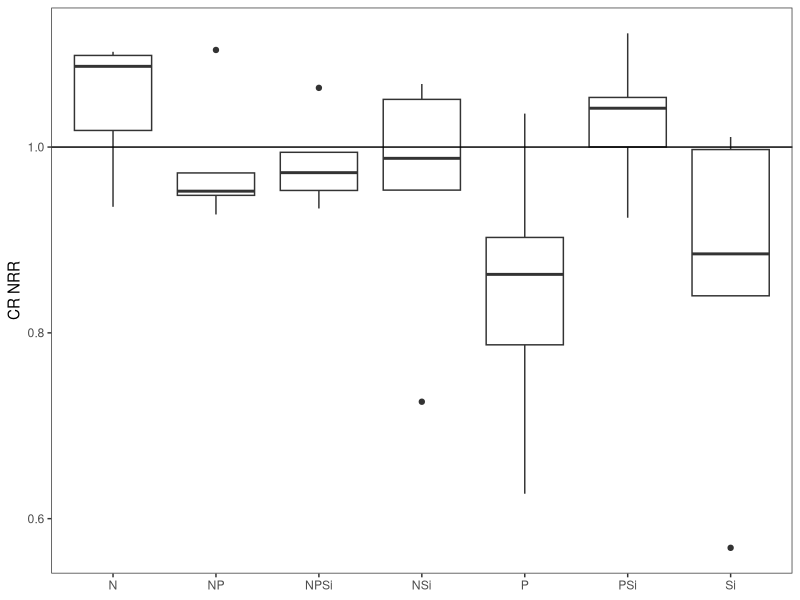
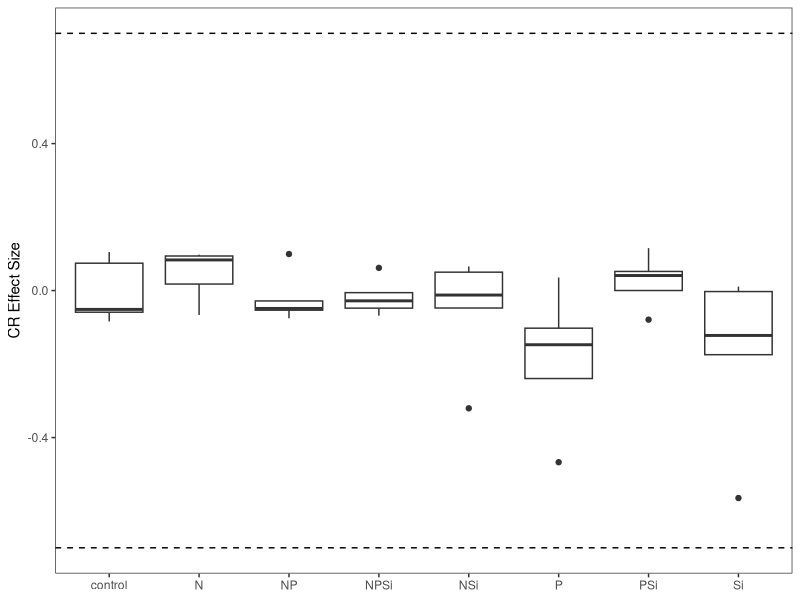
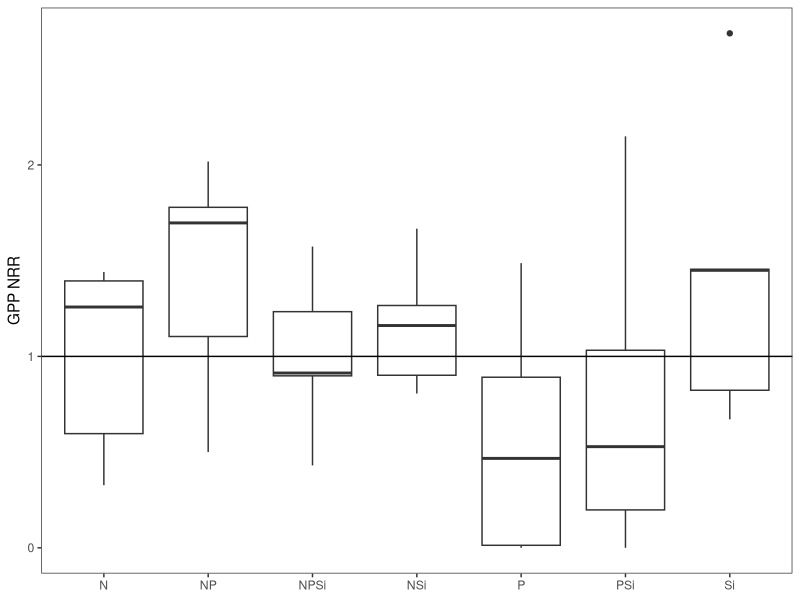
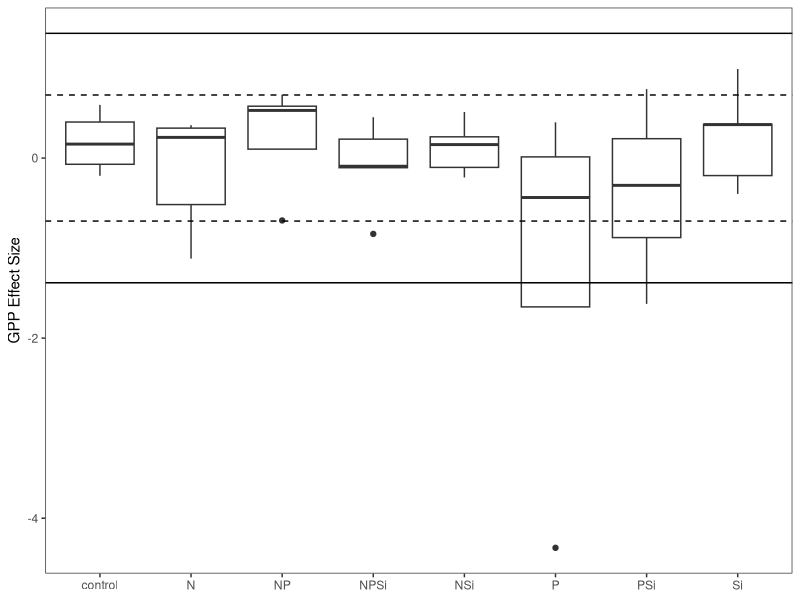
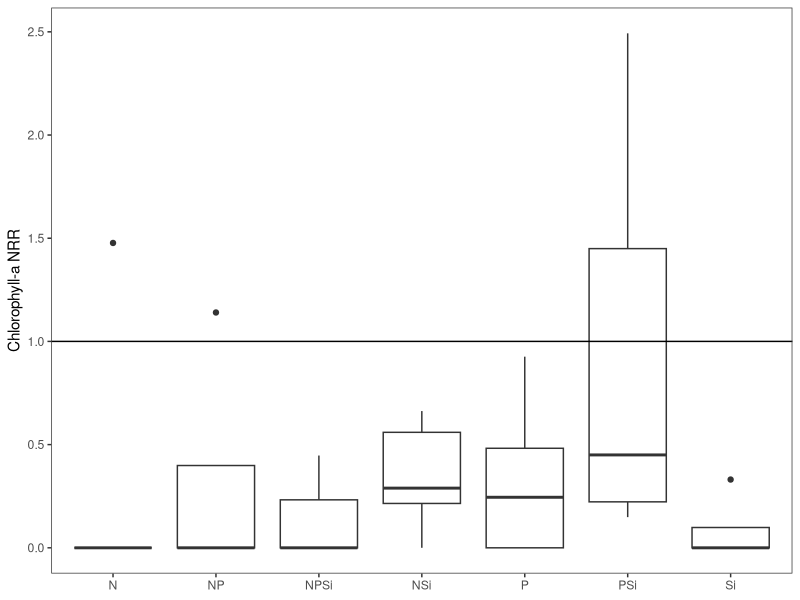
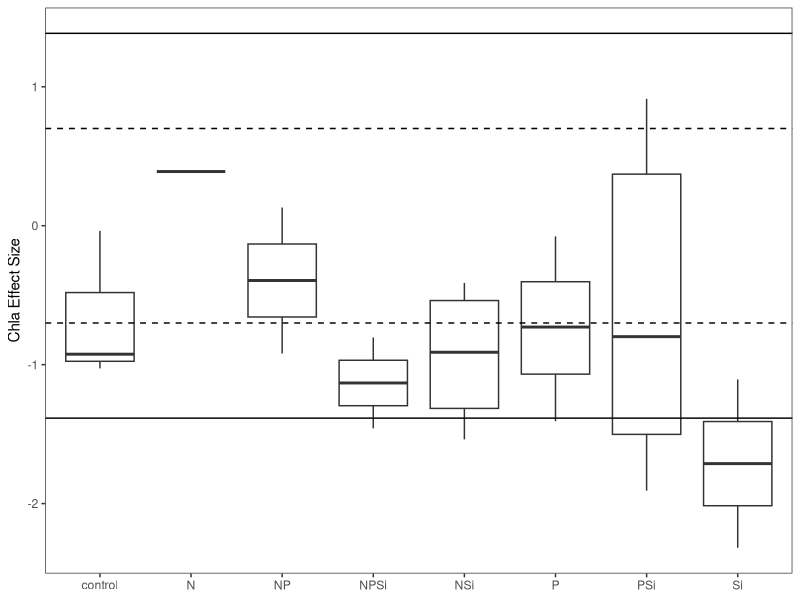
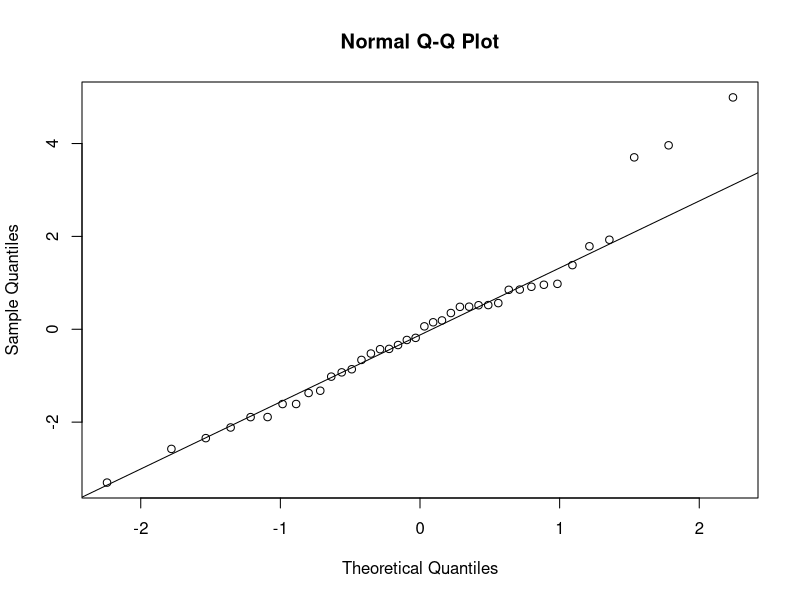
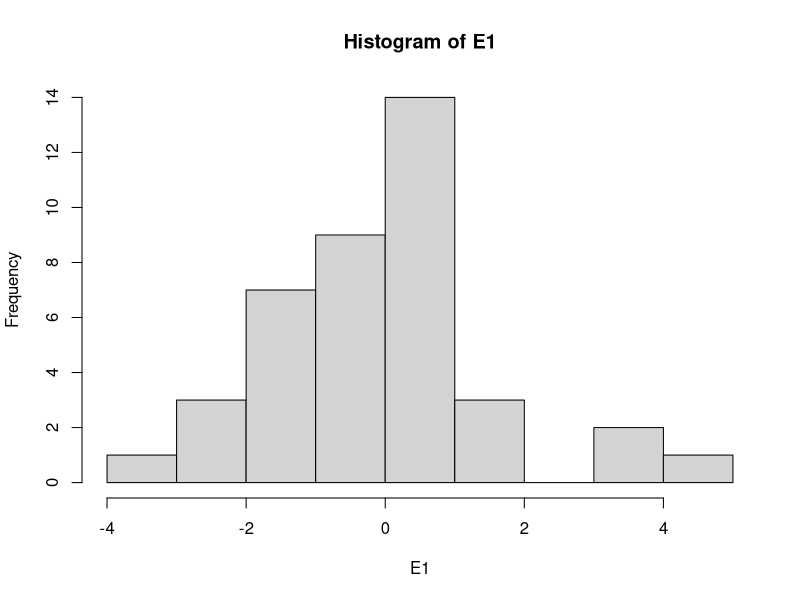

Here is the R script that generated these plots, in order: (Note: this script raises an error after producing the figures.)
#Author:  Clay Arango
#Creation date: 14-Feb-19
#Script to analyze NDS data from Summer 2018 WSB work with S. Roley and A. Alexiades

#packages
library(nlme)
library(nortest)
library(plyr)
library(dplyr)
library(multcomp)
library(MASS)
library(ggplot2)

#Load data
sat_fall <- read.table(file="satus_fall.csv", header=T, sep=",")

#set variable
d = sat_fall

#evaluate data to make sure factors are correct
names(d)

unique(d$nutrient) #control, N, NP, NPSi, NSi, P, PSi, Si
unique(d$N) #should be 0 and 1
unique(d$P) #should be 0 and 1
unique(d$Si) #should be 0 and 1
unique(d$top) #should be "sponge" and "glass"
#if need to change, use recode function below. 
d$top<-recode(d$top, "cellulose" ="sponge")
str(d)
 
#convert N and P and Si values (0 or 1 for absence or presence) to factors
d$N<-as.factor(d$N)
d$P<-as.factor(d$P)
d$Si<-as.factor(d$Si)
str(d)

#subset data into gpp and cr response
d.cr = subset(d, top=="sponge", data=d)
d.gpp = subset(d, top=="glass", data=d)

#calculate nrr for cr
x<-ddply(d.cr, "nutrient", summarise, ave_cr = mean(cr.area, na.rm=T)) #changed to ddply b/c allows
#to specify by column name - I had a csv file with the relevant column in a different position.
x
d.cr$cr.nrr = d.cr$cr.area/-17.11723 #divide by control ave_cr

#calculate nrr for gpp and chla
x<- ddply(d.gpp, "nutrient", summarise, ave_gpp = mean(gpp.area, na.rm=T), ave_chla = mean(chla_ug_cm2, na.rm=T)) 
x
d.gpp$gpp.nrr = d.gpp$gpp.area/4.345200 #divide by control ave_gpp
d.gpp$chla.nrr = d.gpp$chla_ug_cm2/0.1823788 #divide by control ave_chla

#now combine into one and export
d.cr$chla.nrr<-NA
d.cr$gpp.nrr<-NA
d.gpp$cr.nrr<-NA
d.nrr<-rbind(d.cr, d.gpp)
d.nrr$site.date<-"satus_fall"
d.nrr$cr.es<-log(d.nrr$cr.nrr)
d.nrr$gpp.es<-log(d.nrr$gpp.nrr)
d.nrr$chla.es<-log(d.nrr$chla.nrr)
write.table(d.nrr, "satus_fall_nrr.csv",  sep=",", quote=F, row.names =F)

###############
#plots of NRR
##############
ggplot(data=subset(d.cr, !(nutrient=="control")), aes(x=nutrient, y=cr.nrr))+geom_boxplot()+theme_bw()+
  ylab("CR NRR")+geom_abline(slope = 0, intercept = 1)+
  theme(axis.title.x=element_blank(), panel.grid.minor=element_blank(), panel.grid.major=element_blank())
#no response

ggplot(data=subset(d.nrr, (top=="sponge")), aes(x=nutrient, y=cr.es))+geom_boxplot()+theme_bw()+
  ylab("CR Effect Size")+geom_hline(yintercept = 0.7, lty="dashed")+ geom_hline(yintercept = -0.7, lty="dashed")+
  theme(axis.title.x=element_blank(), panel.grid.minor=element_blank(), panel.grid.major=element_blank())

ggplot(data=subset(d.gpp, !(nutrient=="control")), aes(x=nutrient, y=gpp.nrr))+geom_boxplot()+theme_bw()+
  ylab("GPP NRR")+geom_abline(slope = 0, intercept = 1)+
  theme(axis.title.x=element_blank(), panel.grid.minor=element_blank(), panel.grid.major=element_blank())
#mostly neutral. 

ggplot(data=subset(d.nrr,top=="glass"), aes(x=nutrient, y=gpp.es))+geom_boxplot()+theme_bw()+
  ylab("GPP Effect Size")+geom_hline(yintercept = -0.7, lty="dashed")+geom_hline(yintercept = 0.7, lty="dashed")+
  geom_hline(yintercept = -1.385)+geom_hline(yintercept = 1.385)+
  theme(axis.title.x=element_blank(), panel.grid.minor=element_blank(), panel.grid.major=element_blank())

ggplot(data=subset(d.gpp, !(nutrient=="control")), aes(x=nutrient, y=chla.nrr))+geom_boxplot()+theme_bw()+
  ylab("Chlorophyll-a NRR")+geom_abline(slope = 0, intercept = 1)+ 
  theme(axis.title.x=element_blank(), panel.grid.minor=element_blank(), panel.grid.major=element_blank())
#limitation or neutral. A few high values which check out as correct.

ggplot(data=subset(d.nrr, (top=="glass")), aes(x=nutrient, y=chla.es))+geom_boxplot()+theme_bw()+
  ylab("Chla Effect Size")+ geom_hline(yintercept = 0.7, lty="dashed")+  geom_hline(yintercept = -1.385)+  
  geom_hline(yintercept = -0.7, lty="dashed")+ geom_hline(yintercept = 1.385)+
  theme(axis.title.x=element_blank(), panel.grid.minor=element_blank(), panel.grid.major=element_blank())

##########
#NRR Summary Files
#########

GPP_sum<-ddply(d.gpp, "nutrient", summarise, ave_nrr.gpp=mean(gpp.nrr, na.rm=T), sd_nrr.gpp=sd(gpp.nrr, na.rm=T), 
               se_nrr.gpp =(sd(gpp.nrr)/sqrt(sum(!is.na(gpp.nrr)))), 
               ci95_nrr.gpp = (1.96*(sd(gpp.nrr)/sqrt(sum(!is.na(gpp.nrr))))),
               ave_nrr.chla=mean(chla.nrr, na.rm=T), sd_nrr.chla=sd(chla.nrr, na.rm=T), 
               se_nrr.chla =(sd(chla.nrr)/sqrt(sum(!is.na(chla.nrr)))), 
               ci95_nrr.chla = (1.96*(sd(chla.nrr)/sqrt(sum(!is.na(chla.nrr))))))
CR_sum<-ddply(d.cr, "nutrient", summarise, ave_nrr.cr=mean(cr.nrr, na.rm=T), sd_nrr.cr=sd(cr.nrr, na.rm=T), 
              se_nrr.cr =(sd(cr.nrr)/sqrt(sum(!is.na(cr.nrr)))), 
              ci95_nrr.cr = (1.96*(sd(cr.nrr)/sqrt(sum(!is.na(cr.nrr))))))

#now combine into one and export
d.sum<-merge(GPP_sum, CR_sum, by="nutrient")
d.sum$site_date<-"aht_summer"
write.table(d.sum, "reec_summer_summ.csv",  sep=",", quote=F, row.names =F)

############################################################
#analyze RESPIRATION data
############################################################

M1<-gls(cr.area~N*P*Si, data=d.cr, na.action=na.omit)
E1<-residuals(M1)
qqnorm(E1)
qqline(E1)
ad.test(E1)
   #residuals are more-or-less normally distributed, p=0.1239. A lot of wiggle around QQ line
hist(E1) #ok
plot(M1)# a little bit heteroscedastic but not dramatically so. less variation as values increase

plot(filter(d.cr, !is.na(cr.area)) %>% dplyr::select(nutrient), 
     E1, xlab="nutrient", ylab="Residuals")
bartlett.test(cr.area~nutrient, data=d.cr)
   #variance test OK p = 0.1883

anova(M1)
  #P:Si interaction significant. in figure, Si appears higher, NP lower, all others equal to Control
#P:Si            1    8.8278  0.0056
##########################################################
#do multiple 2 way ANOVAs to improve our ability to interpret
##########################################################
#N and P
xx = na.omit(subset(d.cr, select = c(N,P,cr.area)))
interaction.plot(xx$N, xx$P, xx$cr.area)

#N and Si
xx = na.omit(subset(d.cr, select = c(N,Si,cr.area)))
interaction.plot(xx$N, xx$Si, xx$cr.area)

#P and Si
xx = na.omit(subset(d.cr, select = c(P,Si,cr.area)))
interaction.plot(xx$P, xx$Si, xx$cr.area*-1)
#plot is an X (CR declines in presence of P alone and Si alone, but neutral with Si and P)

############################################################
#analyze the PRODUCTION data
############################################################

M1<-gls(gpp.area~N*P*Si, data=d.gpp, na.action=na.omit) 
E1<-residuals(M1)
qqnorm(E1)
qqline(E1)
ad.test(E1)
  #ok

hist(E1, xlab="residuals", main="")
plot(M1)

plot(filter(d.gpp, !is.na(gpp.area)) %>% dplyr::select(nutrient), 
     E1, xlab="nutrient", ylab="Residuals")
bartlett.test(gpp.area~nutrient, data=d.gpp)
   #ok

anova(M1)


x <- group_by(d.gpp, nutrient) %>%  # Grouping function causes subsequent functions to aggregate by season and reach
  summarize(gpp.mean = abs(mean(gpp.area, na.rm = TRUE)), # na.rm = TRUE to remove missing values
            gpp.sd=abs(sd(gpp.area, na.rm = TRUE)),  # na.rm = TRUE to remove missing values
            n = sum(!is.na(gpp.area)), # of observations, excluding NAs. 
            gpp.se=gpp.sd/sqrt(n))

ggplot(data=x, aes(x=nutrient, y=gpp.mean)) + 
  geom_bar(stat="identity", position=position_dodge(), color = "black") + 
  geom_errorbar(aes(ymin=gpp.mean, ymax=gpp.mean+gpp.se), width=0.2, 
                position=position_dodge(0.9)) + 
  xlab("Nutrient") +
  ylab(expression(Production~(ug~O[2]~m^{-2}~h^{-1}))) +
  labs(fill="Light") +
  theme_bw() +
  theme(panel.grid.major=element_blank(),
        panel.grid.minor=element_blank(), 
        legend.title=element_text(size=6), 
        legend.key=element_blank(),  
        legend.position=c(0.5,0.95),  
        legend.text=element_text(size=8),  
        legend.background=element_blank(),  
        legend.direction="horizontal",  
        legend.key.size=unit(0.3, "cm"),  
        axis.title.y=element_text(size=8),  
        axis.title.x=element_text(size=8),  
        axis.text.x=element_text(size=8))
############################################################
#analyze the CHL-A biomass on disks
############################################################
M1<-gls(chla_ug_cm2~N*P*Si, data=d.gpp, na.action=na.omit) 
E1<-residuals(M1)
qqnorm(E1)
qqline(E1)#a bit wiggly
ad.test(E1)
#ok p = 0.1737

hist(E1, xlab="residuals", main="")
plot(M1)

plot(filter(d.gpp, !is.na(chla_ug_cm2)) %>% dplyr::select(nutrient), 
     E1, xlab="nutrient", ylab="Residuals")
bartlett.test(gpp.area~nutrient, data=d.gpp)
#ok p = 0.72

anova(M1) #no limitation

##########################################################
#do multiple 2 way ANOVAs to improve our ability to interpret
##########################################################
#N and P
xx = na.omit(subset(d.gpp, select = c(N,P,chla_ug_cm2)))
interaction.plot(xx$N, xx$P, xx$chla_ug_cm2)

#N and Si
xx = na.omit(subset(d.gpp, select = c(N,Si,chla_ug_cm2)))
interaction.plot(xx$N, xx$Si, xx$chla_ug_cm2)

#P and Si
xx = na.omit(subset(d.gpp, select = c(P,Si,chla_ug_cm2)))
interaction.plot(xx$P, xx$Si, xx$chla_ug_cm2)
